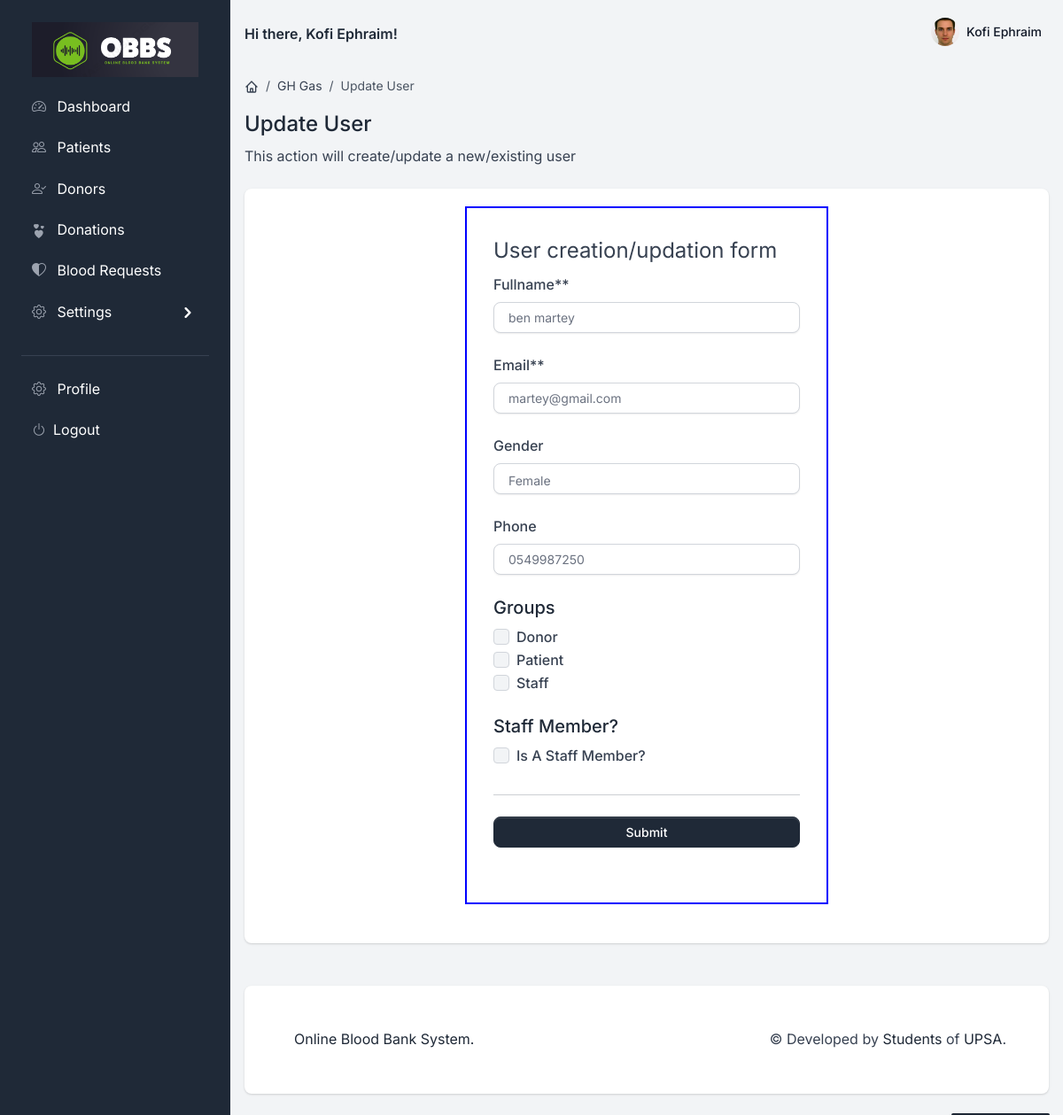
/dashboard/create-update-user/?user_id=10 (signed in), run on the app's committed database.
### accounts/models.py (models this page shows, shortened)
class User(AbstractBaseUser, PermissionsMixin):
    email = models.EmailField(max_length=255, unique=True)
    fullname = models.CharField(max_length=255, blank=True, null=True)
    phone = models.CharField(max_length=15, blank=True, null=True)
    gender = models.CharField(max_length=15, blank=True, null=True)
    profile_image = models.ImageField(
        upload_to='profile_images', blank=True, null=True)
    is_active = models.BooleanField(default=True)
    is_staff = models.BooleanField(default=False)
    is_superuser = models.BooleanField(default=False)
    is_patient = models.BooleanField(default=False)
    created_by_staff = models.BooleanField(default=False)
    created_at = models.DateTimeField(auto_now_add=True)
    def get_fullname(self):
        return self.fullname if self.fullname else self.email
    objects = AccountManager()
    USERNAME_FIELD = 'email'
    def __str__(self):
        return self.get_fullname()
    class Meta:
        db_table = 'user'
        permissions = [
            ("view_profile", "Can view profile"),
            ("view_setting", "Can view setting"),
            ("change_profile", "Can update profile"),
            ("reset_password", "Can reset password"),
            ("add_user_to_group", "Can add user to group"),
            ("add_patient", "Can add patient"),
            ("change_patient", "Can update patient"),
            ("add_permission_to_user", "Can add permission to user"),
        ]

### dashboard/views/users.py (the view, shortened to what this page needs)
# urls.py: path("create-update-user/", views.CreateUpdateUserView.as_view(), name="create_update_user"),  # noqa
class CreateUpdateUserView(PermissionRequiredMixin, View):
    permission_required = [
        'accounts.add_user',
        'accounts.change_user'
    ]
    template = 'dashboard/form-renderers/create_update_user.html'
    def get(self, request, *args, **kwargs):
        user_id = request.GET.get('user_id')
        user = User.objects.filter(id=user_id).first()
        groups = Group.objects.all().order_by('name')
        if user:
            head = "Update"
        else:
            head = "Create"
        context = {
            'user': user,
            'groups': groups,
            'head': head,
        }
        return render(request, self.template, context)

### dashboard/templates/dashboard/form-renderers/create_update_user.html (shortened to what this page needs)
{% extends "base/base.html" %}
{% load static %}
{% block content %}
<div class="d-flex justify-content-between flex-wrap flex-md-nowrap align-items-center py-4">
    <div class="d-block mb-4 mb-md-0">
        <nav aria-label="breadcrumb" class="d-none d-md-inline-block">
            <ol class="breadcrumb breadcrumb-dark breadcrumb-transparent">
                <li class="breadcrumb-item">
                    <a href="#">
                    </a>
                </li>
                <li class="breadcrumb-item"><a href="#">GH Gas</a></li>
                <li class="breadcrumb-item active" aria-current="page">{{head}} User</li>
            </ol>
        </nav>
        <h2 class="h4">{{head}} User</h2>
        <p class="mb-0">This action will create/update a new/existing user</p>
    </div>
</div>
<div class="row">
    <div class="col-12 mb-4">
        <div class="card border-0 shadow components-section">
            <div class="card-body">
                <div class="row mb-4">
                    <div class="col-lg-6 col-sm-12 mx-auto px-3">
                        {% if user %}
                        {% include 'dashboard/forms/form_update_user.html' %}
                        {% else %}
                        {% include 'dashboard/forms/form_user.html' %}
                        {% endif %}
                    </div>
                </div>
            </div>
        </div>
    </div>
</div>
{% endblock content %}

### dashboard/templates/includes/navigation.html (shortened to what this page needs)
{% load static %}
<nav class="navbar navbar-top navbar-expand navbar-dashboard navbar-dark ps-0 pe-2 pb-0">
  <div class="container-fluid px-0">
    <div class="d-flex justify-content-between w-100" id="navbarSupportedContent">
      <div class="d-flex align-items-center text-primary">
        <b>Hi there, {{request.user.get_fullname}}!</b>
      </div>
      <ul class="navbar-nav align-items-center">
        <li class="nav-item dropdown ms-lg-3">
          <a class="nav-link dropdown-toggle pt-1 px-0" href="#" role="button" data-bs-toggle="dropdown"
            aria-expanded="false">
            <div class="media d-flex align-items-center">
              <img class="avatar rounded-circle"
                src="{% if request.user.profile_image %} {{ request.user.profile_image.url }} {% else %} {% static '/assets/img/team/profile-picture-3.jpg' %} {% endif %} "
                class="avatar-xl rounded-circle mx-auto mt-n7 mb-4" alt="Neil Portrait">
              <div class="media-body ms-2 text-dark align-items-center d-none d-lg-block">
                <span class="mb-0 font-small fw-bold text-gray-900">
                  {% if request.user.get_fullname %}
                  <strong>{{ request.user.get_fullname }}</strong>
                  {% else %}
                  <strong>Guest</strong>
                  {% endif %}
                </span>
              </div>
            </div>
          </a>
        </li>
      </ul>
    </div>
  </div>
</nav>

### dashboard/templates/dashboard/forms/form_update_user.html (shortened to what this page needs)
<form action="{% url 'dashboard:create_update_user' %}" method="POST" style="border: 2px solid blue; padding: 30px;">
    <fieldset>
        <legend>User creation/updation form</legend>
        <div class="mb-4">
            <label for="fullname">Fullname**</label>
            <input type="text" class="form-control" name="fullname" value="{{user.fullname}}"
                aria-describedby="fullnameHelp">
        </div>
        <div class="mb-4">
            <label for="email">Email**</label>
            <input type="email" class="form-control" name="email" value="{{user.email}}" aria-describedby="emailHelp">
        </div>
        <div class="mb-4">
            <label for="gender">Gender</label>
            <select name="gender" name="gender" class="form-control">
                <option value="Female" {% if user.gender == "Female" %} selected {% endif %}>Female</option>
            </select>
        </div>
        <div class="mb-4">
            <label for="phone">Phone</label>
            <input type="text" class="form-control" name="phone" value="{{user.phone}}" aria-describedby="phonehelp">
        </div>
        <div class="mb-4">
            <h5>Groups</h5>
            {% for group in groups %}
            <div class="form-check">
                <input class="form-check-input" type="checkbox" value="{{group.id}}" name="groups"
                    id="group_id_{{group.id}}" {% if group.id in user.get_group_ids %} checked {% endif %}>
                <label class="form-check-label" for="group_id_{{group.id}}">
                    {{group.name}}
                </label>
            </div>
            {% endfor %}
        </div>
        <div class="mb-4">
            <h5>Staff Member?</h5>
            <div class="form-check">
                <input class="form-check-input" type="checkbox" value="1" name="account_status"
                    {% if user.is_staff %}checked{% endif %}>
                <label for="account_status">Is A Staff Member?</label>
            </div>
        </div>
        <hr>
        <div class="mb-4">
            <input type="submit" class="btn btn-sm btn-block btn-primary" value="Submit">
        </div>
    </fieldset>
</form>

### data on the page
User: user.get_fullname "Kofi Ephraim", profile_image (picture)
User: fullname "ben martey", email "martey@gmail.com", gender "Female", phone "0549987250"

### other printed values
{{ head }} "Update"
{{ group.name }} "Donor"
{{ group.name }} "Patient"
{{ group.name }} "Staff"
